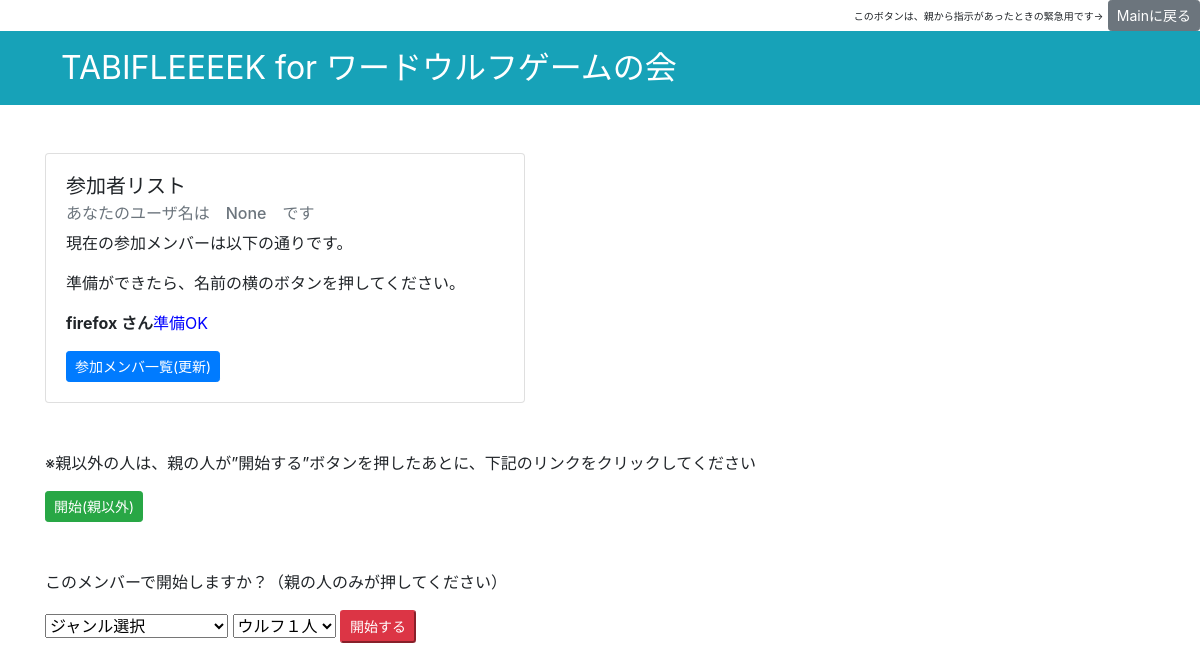
Page /memberlist on the earlier database version.
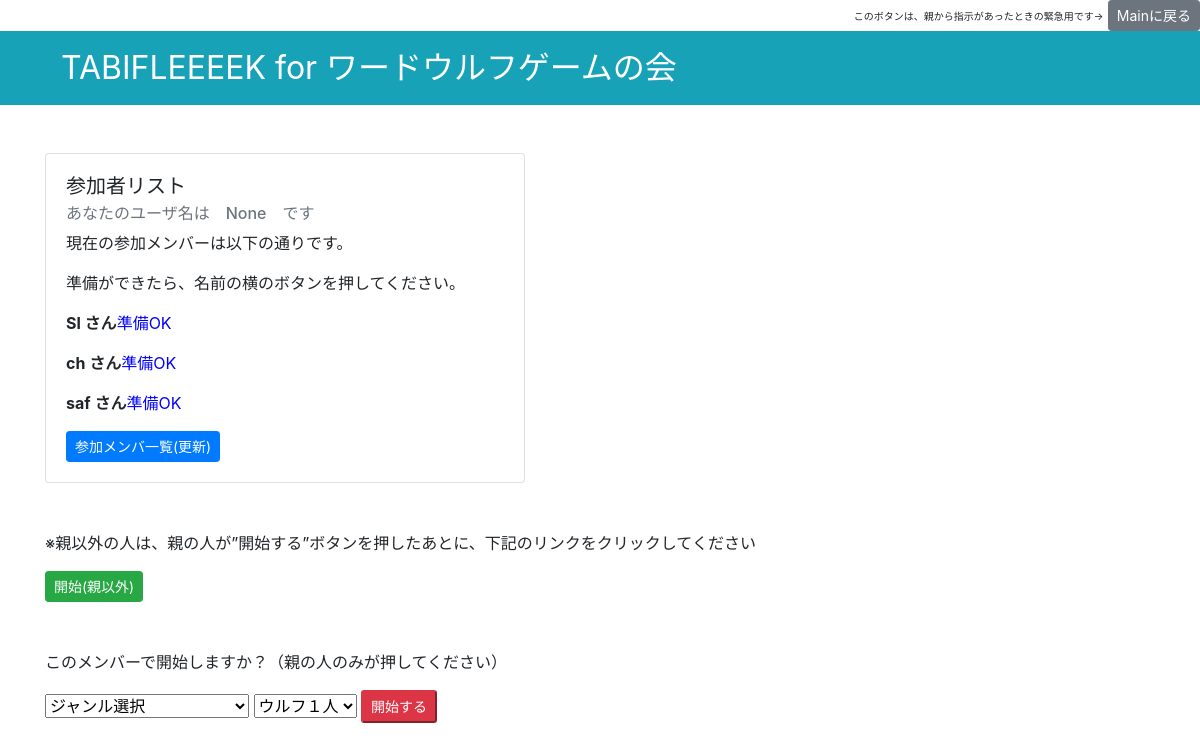
Same page on the later database version.
### app.py (models this page shows, shortened)
class MemberList(db.Model):
    __tablename__ = 'players'
    id = db.Column(db.Integer, primary_key=True)
    username = db.Column(db.Text, nullable=False)
    comment = db.Column(db.String(128), nullable=False)
    vote_num = db.Column(db.Integer, nullable=False)
    ulf_flg = db.Column(db.Integer, nullable=False)
    to_vote = db.Column(db.Integer, nullable=False)
    to_vote2 = db.Column(db.Integer, nullable=False)
    prepare_flg = db.Column(db.Integer, nullable=False)

### app.py (the view)
@app.route('/memberlist')
def load_member_list():
    myname = session.get('username')
    MemberList_DB = db.session.query(MemberList).all()
    flg_start = 1
    for member in MemberList_DB:
        if member.prepare_flg == 0 :
            flg_start = 0 #まだ準備できていない人がいる
            break
    word_Genre = db.session.query(OrignalGenreData).all()
    debug_memberlist = MemberList.query.all()#debug_DBチェック用
    debug_OtherVar = OtherVar.query.all()#debug_DBチェック用
    return render_template('member_list.html',MemberList_DB=MemberList_DB,myname = myname, word_Genre = word_Genre,flg_start = flg_start,debug_memberlist=debug_memberlist,debug_OtherVar =debug_OtherVar)

### app.py (called while the page is built)
    def __repr__(self):
        return f"{self.GenreData}"

### templates/member_list.html (shortened to what this page needs)
{% extends 'base.html' %}
{% block content %}
<div class="py-5">
  <div class="card" style="width: 30rem;">
    <div class="card-body">
      <h5 class="card-title">参加者リスト</h5>
      <h6 class="card-subtitle mb-2 text-muted">あなたのユーザ名は　{{myname}}　です </h6>
      <p class="card-text">現在の参加メンバーは以下の通りです。</p>
      <p class="card-text">準備ができたら、名前の横のボタンを押してください。</p>
      {% for member in MemberList_DB %}
      <p>
          <div style="display:inline-flex">
            <b>{{ member.username }} さん</b>
            {% if member.prepare_flg == 0 %}
              {% if member.username == myname %}
                <form action="/memberlist_check" style="display:inline;" method="POST">
                  <input  type="submit"  name="BtnID" value="{{member.id}}" >
                </form>
              {% endif %}
            {% else %}
              <font color="blue">   準備OK </font>
            {% endif %}
          </div>
      <br>
      </p>
      {% endfor %}
      <a class="btn btn-primary btn-sm" href="{{ url_for('load_member_list') }}" role="button">参加メンバ一覧(更新)</a>
    </div>
  </div>
</div>
{% if flg_start == 1 %}
<p>※親以外の人は、親の人が”開始する”ボタンを押したあとに、下記のリンクをクリックしてください</p>
<a class="btn btn-success btn-sm" href="{{ url_for('memberlist_prepare')}}" role="button">開始(親以外)</a>
<div class="py-5">
<p>このメンバーで開始しますか？（親の人のみが押してください）</p>
<form action="/prepare" method="POST">
  <select name="genre_num">
    <option value=1>ジャンル選択</option>
  </select>
  <select name="number_wolf">
    <option value=1>ウルフ１人</option>
  </select>
  <input class="submit-button btn-danger btn-sm" value="開始する" type="submit" id="button1" >
</form>
</div>
{% else %}
  <p>※まだ全員が準備ができていない状態です。<br>
    時間をあけて、上部の<u>参加メンバ一覧(更新)</u>のボタンをクリックしてください。</p>
{% endif %}
{% endblock %}

Differences in the rows shown:
changed MemberList (number 1 of 3 on the later page): username "firefox" → "Sl"
added MemberList: username "ch", prepare_flg "準備OK"
added MemberList: username "saf", prepare_flg "準備OK"
